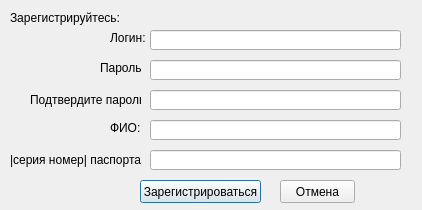
<?xml version="1.0" encoding="UTF-8"?>
<ui version="4.0">
 <class>RegistryWindow</class>
 <widget class="QDialog" name="RegistryWindow">
  <property name="geometry">
   <rect>
    <x>0</x>
    <y>0</y>
    <width>422</width>
    <height>210</height>
   </rect>
  </property>
  <property name="sizePolicy">
   <sizepolicy hsizetype="Fixed" vsizetype="Fixed">
    <horstretch>0</horstretch>
    <verstretch>0</verstretch>
   </sizepolicy>
  </property>
  <property name="minimumSize">
   <size>
    <width>422</width>
    <height>210</height>
   </size>
  </property>
  <property name="maximumSize">
   <size>
    <width>422</width>
    <height>210</height>
   </size>
  </property>
  <property name="windowTitle">
   <string>Регистрация</string>
  </property>
  <property name="windowIcon">
   <iconset resource="icons.qrc">
    <normaloff>:/new/prefix1/icons1/samolet.jpg</normaloff>:/new/prefix1/icons1/samolet.jpg</iconset>
  </property>
  <widget class="QLineEdit" name="loginField">
   <property name="geometry">
    <rect>
     <x>150</x>
     <y>30</y>
     <width>251</width>
     <height>20</height>
    </rect>
   </property>
   <property name="maxLength">
    <number>40</number>
   </property>
  </widget>
  <widget class="QLabel" name="label">
   <property name="geometry">
    <rect>
     <x>110</x>
     <y>30</y>
     <width>41</width>
     <height>16</height>
    </rect>
   </property>
   <property name="text">
    <string>Логин:</string>
   </property>
  </widget>
  <widget class="QLabel" name="label_2">
   <property name="geometry">
    <rect>
     <x>10</x>
     <y>10</y>
     <width>181</width>
     <height>16</height>
    </rect>
   </property>
   <property name="text">
    <string>Зарегистрируйтесь:</string>
   </property>
  </widget>
  <widget class="QLineEdit" name="passwordField">
   <property name="geometry">
    <rect>
     <x>150</x>
     <y>60</y>
     <width>251</width>
     <height>20</height>
    </rect>
   </property>
   <property name="maxLength">
    <number>40</number>
   </property>
   <property name="echoMode">
    <enum>QLineEdit::Password</enum>
   </property>
  </widget>
  <widget class="QLabel" name="label_3">
   <property name="geometry">
    <rect>
     <x>100</x>
     <y>60</y>
     <width>41</width>
     <height>16</height>
    </rect>
   </property>
   <property name="text">
    <string>Пароль:</string>
   </property>
  </widget>
  <widget class="QLineEdit" name="passportField">
   <property name="geometry">
    <rect>
     <x>150</x>
     <y>150</y>
     <width>251</width>
     <height>20</height>
    </rect>
   </property>
   <property name="maxLength">
    <number>20</number>
   </property>
  </widget>
  <widget class="QLineEdit" name="fullNameField">
   <property name="geometry">
    <rect>
     <x>150</x>
     <y>120</y>
     <width>251</width>
     <height>20</height>
    </rect>
   </property>
   <property name="maxLength">
    <number>100</number>
   </property>
  </widget>
  <widget class="QLabel" name="label_4">
   <property name="geometry">
    <rect>
     <x>10</x>
     <y>150</y>
     <width>131</width>
     <height>20</height>
    </rect>
   </property>
   <property name="text">
    <string>|серия номер| паспорта:</string>
   </property>
  </widget>
  <widget class="QLabel" name="label_5">
   <property name="geometry">
    <rect>
     <x>110</x>
     <y>120</y>
     <width>31</width>
     <height>16</height>
    </rect>
   </property>
   <property name="text">
    <string>ФИО:</string>
   </property>
  </widget>
  <widget class="QPushButton" name="registryButton">
   <property name="geometry">
    <rect>
     <x>140</x>
     <y>180</y>
     <width>121</width>
     <height>23</height>
    </rect>
   </property>
   <property name="text">
    <string>Зарегистрироваться</string>
   </property>
  </widget>
  <widget class="QPushButton" name="cancelButton">
   <property name="geometry">
    <rect>
     <x>280</x>
     <y>180</y>
     <width>75</width>
     <height>23</height>
    </rect>
   </property>
   <property name="text">
    <string>Отмена</string>
   </property>
  </widget>
  <widget class="QLineEdit" name="passwordField_2">
   <property name="geometry">
    <rect>
     <x>150</x>
     <y>90</y>
     <width>251</width>
     <height>20</height>
    </rect>
   </property>
   <property name="maxLength">
    <number>40</number>
   </property>
   <property name="echoMode">
    <enum>QLineEdit::Password</enum>
   </property>
  </widget>
  <widget class="QLabel" name="label_6">
   <property name="geometry">
    <rect>
     <x>30</x>
     <y>90</y>
     <width>111</width>
     <height>20</height>
    </rect>
   </property>
   <property name="text">
    <string>Подтвердите пароль:</string>
   </property>
  </widget>
 </widget>
 <resources>
  <include location="icons.qrc"/>
 </resources>
 <connections>
  <connection>
   <sender>cancelButton</sender>
   <signal>clicked()</signal>
   <receiver>RegistryWindow</receiver>
   <slot>reject()</slot>
   <hints>
    <hint type="sourcelabel">
     <x>317</x>
     <y>161</y>
    </hint>
    <hint type="destinationlabel">
     <x>210</x>
     <y>89</y>
    </hint>
   </hints>
  </connection>
  <connection>
   <sender>registryButton</sender>
   <signal>clicked()</signal>
   <receiver>RegistryWindow</receiver>
   <slot>beginRegistry()</slot>
   <hints>
    <hint type="sourcelabel">
     <x>200</x>
     <y>161</y>
    </hint>
    <hint type="destinationlabel">
     <x>210</x>
     <y>89</y>
    </hint>
   </hints>
  </connection>
 </connections>
 <slots>
  <slot>beginRegistry()</slot>
 </slots>
</ui>
